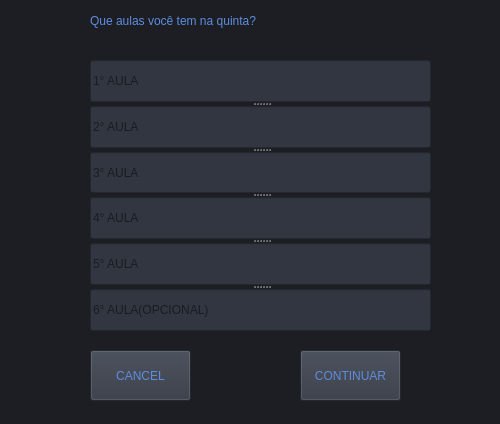
<?xml version="1.0" encoding="UTF-8"?>
<ui version="4.0">
 <class>dialog</class>
 <widget class="QDialog" name="dialog">
  <property name="geometry">
   <rect>
    <x>0</x>
    <y>0</y>
    <width>500</width>
    <height>424</height>
   </rect>
  </property>
  <property name="windowTitle">
   <string>CONFIGURAÇÃO DAS AULAS</string>
  </property>
  <property name="styleSheet">
   <string notr="true">background-color: rgb(28, 30, 35);</string>
  </property>
  <widget class="QDialogButtonBox" name="buttonBox">
   <property name="geometry">
    <rect>
     <x>10</x>
     <y>600</y>
     <width>461</width>
     <height>32</height>
    </rect>
   </property>
   <property name="orientation">
    <enum>Qt::Horizontal</enum>
   </property>
   <property name="standardButtons">
    <set>QDialogButtonBox::Cancel|QDialogButtonBox::Ok</set>
   </property>
  </widget>
  <widget class="QPushButton" name="Button_cancelar">
   <property name="geometry">
    <rect>
     <x>90</x>
     <y>350</y>
     <width>101</width>
     <height>51</height>
    </rect>
   </property>
   <property name="styleSheet">
    <string notr="true">background-color: rgb(49,54,65);
font: 87 10pt &quot;Arial Black&quot;;
color: rgb(94,141,222);</string>
   </property>
   <property name="text">
    <string>CANCEL</string>
   </property>
  </widget>
  <widget class="QLabel" name="label">
   <property name="geometry">
    <rect>
     <x>90</x>
     <y>10</y>
     <width>311</width>
     <height>21</height>
    </rect>
   </property>
   <property name="styleSheet">
    <string notr="true">background-color: rgb(28, 30, 35);
font: 87 13pt &quot;Arial Black&quot;;
color: rgb(94,141,222);</string>
   </property>
   <property name="text">
    <string>Que aulas você tem na quinta?</string>
   </property>
  </widget>
  <widget class="QSplitter" name="splitter">
   <property name="geometry">
    <rect>
     <x>90</x>
     <y>60</y>
     <width>341</width>
     <height>271</height>
    </rect>
   </property>
   <property name="orientation">
    <enum>Qt::Vertical</enum>
   </property>
   <widget class="QLineEdit" name="lineEdit_1aula">
    <property name="styleSheet">
     <string notr="true">background-color: rgb(49,54,65);
font: 87 10pt &quot;Arial Black&quot;;</string>
    </property>
    <property name="text">
     <string/>
    </property>
    <property name="placeholderText">
     <string>1° AULA</string>
    </property>
   </widget>
   <widget class="QLineEdit" name="lineEdit_2aula">
    <property name="styleSheet">
     <string notr="true">background-color: rgb(49,54,65);
font: 87 10pt &quot;Arial Black&quot;;</string>
    </property>
    <property name="placeholderText">
     <string>2° AULA</string>
    </property>
   </widget>
   <widget class="QLineEdit" name="lineEdit_3aula">
    <property name="styleSheet">
     <string notr="true">background-color: rgb(49,54,65);
font: 87 10pt &quot;Arial Black&quot;;</string>
    </property>
    <property name="placeholderText">
     <string>3° AULA</string>
    </property>
   </widget>
   <widget class="QLineEdit" name="lineEdit_4aula">
    <property name="styleSheet">
     <string notr="true">background-color: rgb(49,54,65);
font: 87 10pt &quot;Arial Black&quot;;</string>
    </property>
    <property name="placeholderText">
     <string>4° AULA</string>
    </property>
   </widget>
   <widget class="QLineEdit" name="lineEdit_5aula">
    <property name="styleSheet">
     <string notr="true">background-color: rgb(49,54,65);
font: 87 10pt &quot;Arial Black&quot;;</string>
    </property>
    <property name="placeholderText">
     <string>5° AULA</string>
    </property>
   </widget>
   <widget class="QLineEdit" name="lineEdit_6aula">
    <property name="styleSheet">
     <string notr="true">background-color: rgb(49,54,65);
font: 87 10pt &quot;Arial Black&quot;;</string>
    </property>
    <property name="placeholderText">
     <string>6° AULA(OPCIONAL)</string>
    </property>
   </widget>
  </widget>
  <widget class="QPushButton" name="Button_continuar">
   <property name="geometry">
    <rect>
     <x>300</x>
     <y>350</y>
     <width>101</width>
     <height>51</height>
    </rect>
   </property>
   <property name="styleSheet">
    <string notr="true">background-color: rgb(49,54,65);
font: 87 10pt &quot;Arial Black&quot;;
color: rgb(94,141,222);</string>
   </property>
   <property name="text">
    <string>CONTINUAR</string>
   </property>
  </widget>
 </widget>
 <resources/>
 <connections>
  <connection>
   <sender>buttonBox</sender>
   <signal>accepted()</signal>
   <receiver>dialog</receiver>
   <slot>accept()</slot>
   <hints>
    <hint type="sourcelabel">
     <x>248</x>
     <y>254</y>
    </hint>
    <hint type="destinationlabel">
     <x>157</x>
     <y>274</y>
    </hint>
   </hints>
  </connection>
  <connection>
   <sender>buttonBox</sender>
   <signal>rejected()</signal>
   <receiver>dialog</receiver>
   <slot>reject()</slot>
   <hints>
    <hint type="sourcelabel">
     <x>316</x>
     <y>260</y>
    </hint>
    <hint type="destinationlabel">
     <x>286</x>
     <y>274</y>
    </hint>
   </hints>
  </connection>
 </connections>
</ui>
